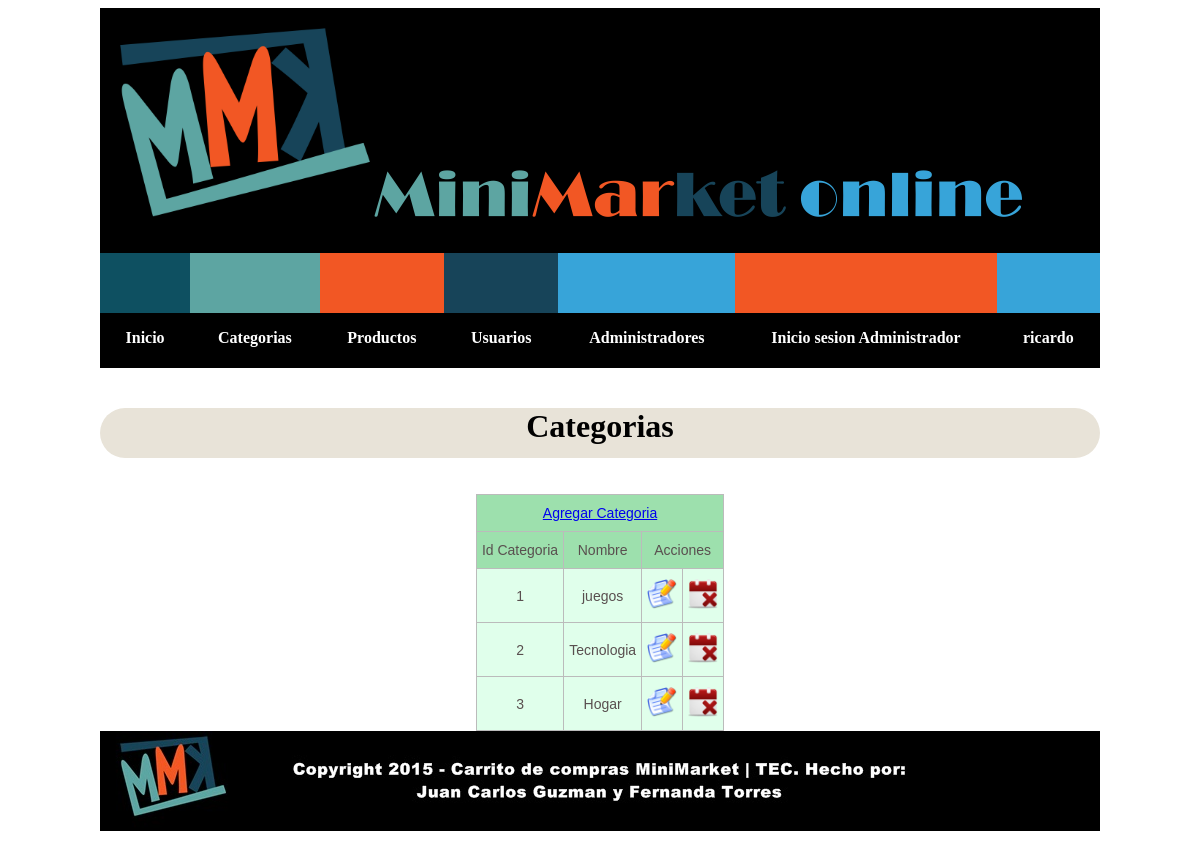
The app's page /Admin/categoria.php (signed in), older data.
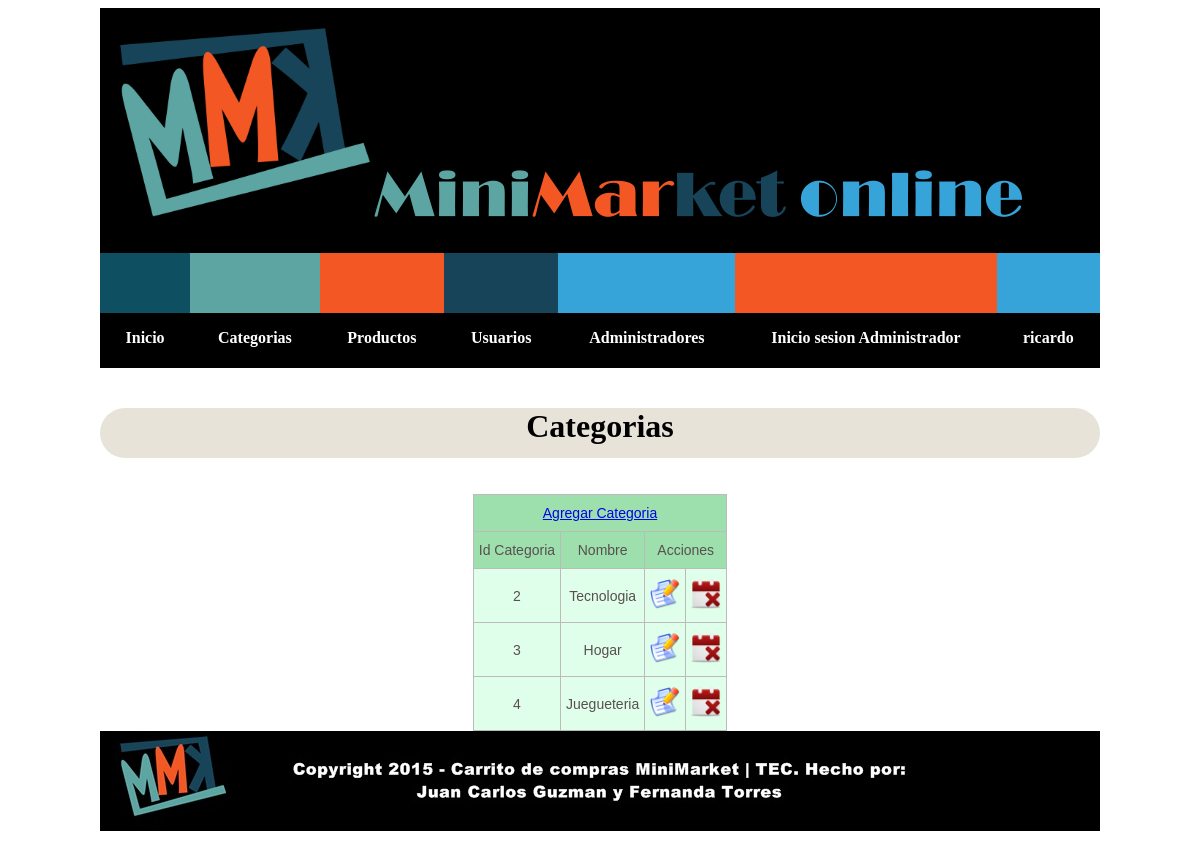
The same page, newer data.
### tables this page shows
CREATE TABLE IF NOT EXISTS `categorias` (
`idCat` int(11) NOT NULL,
  `nombreCat` varchar(45) DEFAULT NULL
);

### Admin/categoria.php (the view, shortened to what this page needs)
<?php
if(isset($_SESSION['admins']))
{
$sql ="SELECT * FROM categorias";
$consulta=  mysql_query($sql);
}
 else {
    echo "<script>
                alert('usuario invalido');
                location.href='index.php';
                </script>";
}
?>
<!DOCTYPE html>
<html>
    <head>
        <link rel="stylesheet" href="css/estiloCategoria.css" type="text/css" media="screen" />
    </head>
    <?php include 'header.php';?>
    <body>
        <h1>Categorias</h1>
        <br>
        <br>
        <table class="tg">
  <tr>
      <th class="tg-nmn5" colspan="4"><a href="agregarCategoria.php">Agregar Categoria</a></th>
  </tr>
  <tr>
    <td class="tg-wy3v">Id Categoria</td>
    <td class="tg-wy3v">Nombre</td>
    <td class="tg-wy3v" colspan="2">Acciones</td>
  </tr>
   <?php while($campos=mysql_fetch_object($consulta)){?>
  <tr>
    <td class="tg-031e"><?php echo $campos->idCat; ?></td>
    <td class="tg-031e"><?php echo $campos->nombreCat; ?></td>
    <td class="tg-031e"><a class="ac" onclick="modificarCategoria(<?php echo $campos->idCat; ?>)"><img src="../img/modificar.png" width="30px" height="30px"/></a></td>
    <td class="tg-031e"><a class="ac" onclick="eliminarCategoria(<?php echo $campos->idCat; ?>)"><img src="../img/remove_event_256.png" width="30px" height="30px"/></a></td>
  </tr>
  <?php }?>
</table>
    </body>
 <div id="foot"><?php include './footer.php';?></div>
</html>

Row changes from the older to the newer data that the page shows:
removed categorias: idCat "1", nombreCat "juegos"
added categorias: idCat "4", nombreCat "Juegueteria"
